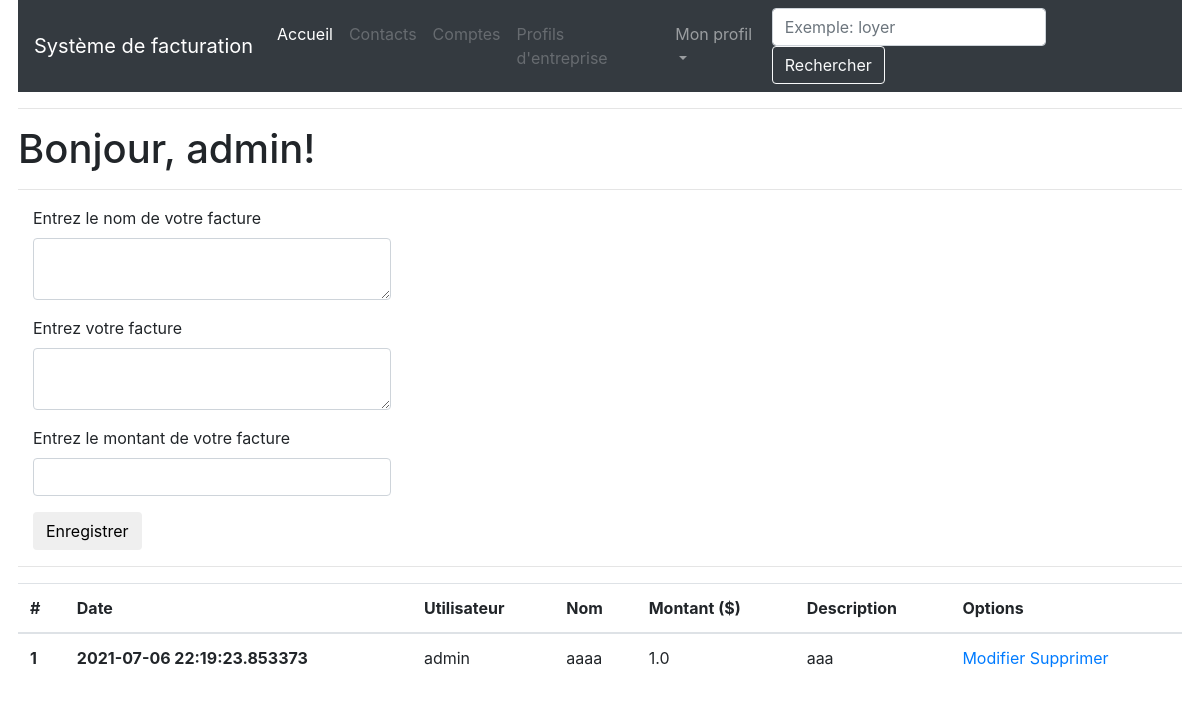
The page /index (signed in) on the database its author committed.
### app/models.py (models this page shows, shortened)
class User(UserMixin, db.Model):
    id = db.Column(db.Integer, primary_key=True)
    username = db.Column(db.String(64), index=True, unique=True)
    email = db.Column(db.String(120), index=True, unique=True)
    password_hash = db.Column(db.String(128))
    factures = db.relationship('Facture', backref='author', lazy='dynamic')
    about_me = db.Column(db.String(140))
    last_seen = db.Column(db.DateTime, default=datetime.utcnow)

class Facture(db.Model):
    id = db.Column(db.Integer, primary_key=True)
    name = db.Column(db.String(50))
    body = db.Column(db.String(140))
    timestamp = db.Column(db.DateTime, index=True, default=datetime.utcnow)
    amount = db.Column(db.Float)
    user_id = db.Column(db.Integer, db.ForeignKey('user.id'))

### app/routes.py (the view)
@app.route('/index', methods=['GET', 'POST'])
@login_required
def index():
    form = FactureForm()
    if form.validate_on_submit():
        facture = Facture(name=form.name.data, body=form.body.data, author=current_user, amount=form.amount.data)
        db.session.add(facture)
        db.session.commit()
        flash('Votre facture a été ajoutée.')
        return redirect(url_for('index'))
    factures = Facture.query.filter_by(user_id=current_user.id).all()
    return render_template("index.html", title='Accueil', form=form, factures=factures)

### app/forms.py
class FactureForm(FlaskForm):
    name = TextAreaField('Entrez le nom de votre facture', validators=[DataRequired(message="Veuillez entrer un nom"), Length(min=1, max=50, message='Veuillez écrire entre 1 et 50 caractères')])
    body = TextAreaField('Entrez votre facture', validators=[DataRequired(message="Veuillez entrer une description"), Length(min=1, max=140, message='Veuillez écrire entre 1 et 50 caractères')])
    amount = DecimalField('Entrez le montant de votre facture', validators=[DataRequired(message="Veuillez entrer un montant numérique")], places=2)
    submit = SubmitField('Enregistrer')

### app/models.py (called while the page is built)
@login.user_loader
def load_user(id):
    return User.query.get(int(id))

### app/routes.py (called while the page is built)
@app.before_request
def before_request():
    if current_user.is_authenticated:
        current_user.last_seen = datetime.utcnow()
        db.session.commit()

### app/templates/index.html
{% extends "base.html" %}
{% import 'bootstrap/wtf.html' as wtf %}
{% block app_content %}
    <h1>Bonjour, {{ current_user.username }}!</h1>
    <hr>
    <div class="form-group">
        <div class="col-md-4">
            {{ wtf.quick_form(form) }}
        </div>
    </div>
    <hr>
    <table class="table table-hover">
        <thead>
          <tr>
            <th scope="col">#</th>
            <th scope="col">Date</th>
            <th scope="col">Utilisateur</th>
            <th scope="col">Nom</th>
            <th scope="col">Montant ($)</th>
            <th scope="col">Description</th>
            <th scope="col">Options</th>
          </tr>
        </thead>
        <tbody>
    {% for facture in factures %}
        <tr>
            <th scope="row">{{ facture.id }}</th>
            <th>{{ facture.timestamp }}</th>
            <td>{{ facture.author.username }}</td>
            <td>{{ facture.name }}</td>
            <td>{{ facture.amount }}</td>
            <td>{{ facture.body }}</td>
            <td>
                <a href="{{ url_for('update', facture_id=facture.id) }}">Modifier</a>
                <a href="{{ url_for('delete', facture_id=facture.id) }}">Supprimer</a>
            </td>
        </tr>
    {% endfor %}
        </tbody>
    </table>
{% endblock %}

### rows shown on the page
User: username "admin"
Facture: id "1", timestamp "2021-07-06 22:19:23.853373", author.username "admin", name "aaaa", amount "1.0", body "aaa"
